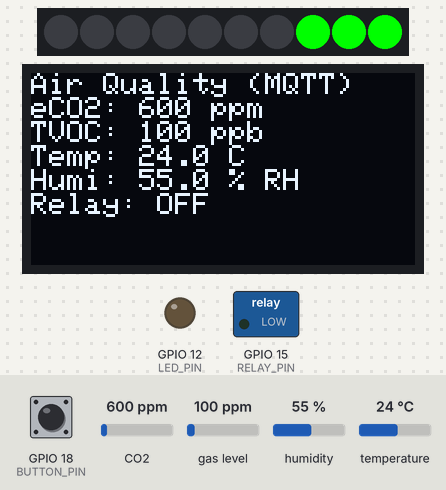
The sketch below on a simulated ESP32. Shown: 10 RGB LEDs in strip order, left to right, 128×64 one-colour display, switched loads named in the sketch (green lamp = pin HIGH), output pins drawn as LEDs (lit = HIGH). The inputs (shaded band) are chosen by the test bench; at power-on: CO2 600 ppm, GPIO 18 (BUTTON_PIN) LOW, temperature 24 °C, gas level 100 ppm, humidity 55 %. WiFi joins after 1.5 s; servers stay silent unless stated; random numbers use the default seed unless the sketch sets one; no MQTT or app messages arrive unless stated; what the sketch prints to the serial monitor is not drawn.

Above: at 2.7 s.
2.8 s: CO2 set to 753 ppm
At 3.6 s:
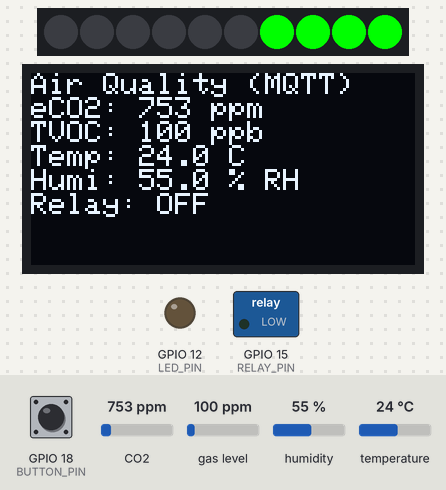
4.4 s: CO2 set to 844 ppm
At 4.9 s:
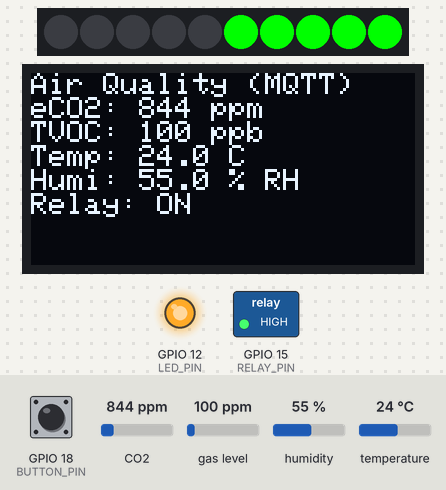
6.0 s: CO2 set to 1700 ppm
At 7.3 s:
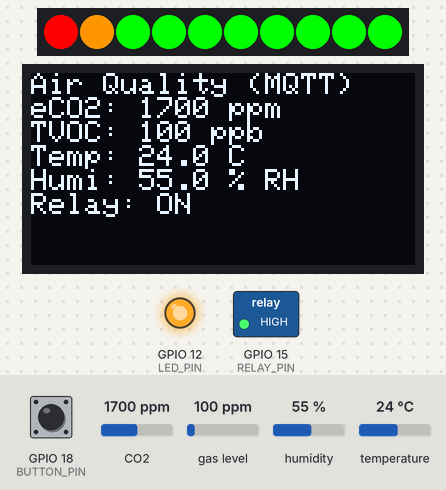
7.6 s: CO2 set to 452 ppm
At 8.9 s:
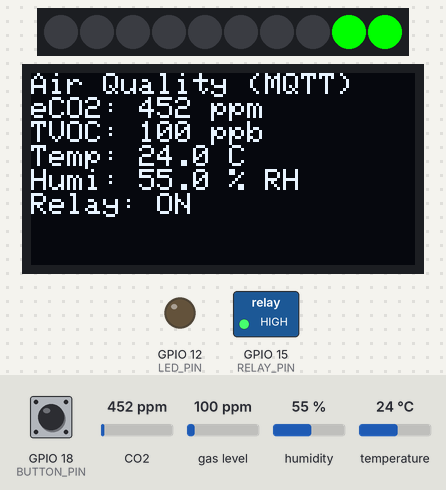
9.2 s: GPIO 18 (BUTTON_PIN) pulled HIGH for 0.25 s
At 10.6 s:
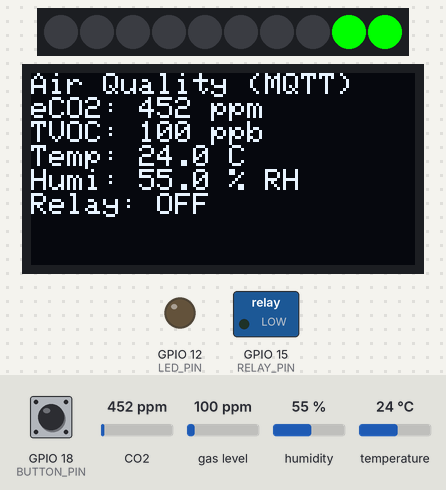
10.9 s: temperature set to 9 °C
At 12.3 s:
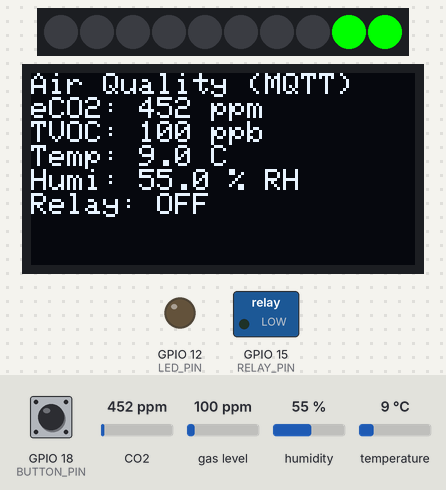
Timing chart, 0 to 13.9 s (numbered marks = the images above; inputs shaded):
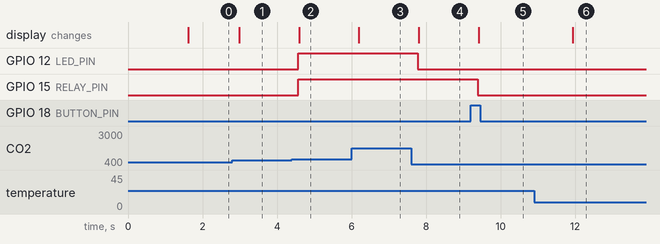

Measured:
- the behaviour switches between 800 and 801 ppm on CO2 (found by bisection; images 1 and 2)
- after the input at 2.8 s, the display: changes after 0.19 s (image 1)
- after the input at 4.4 s, GPIO 12 (LED_PIN), GPIO 15 (RELAY_PIN): LOW → HIGH after 0.16 s; the display: changes after 0.19 s (image 2)
- after the input at 6.0 s, the display: changes after 0.20 s (image 3)
- after the input at 7.6 s, GPIO 12 (LED_PIN): HIGH → LOW after 0.17 s; the display: changes after 0.20 s (image 4)
- after the input at 9.2 s, GPIO 15 (RELAY_PIN): HIGH → LOW after 0.19 s; the display: changes after 0.22 s (image 5)
- after the input at 10.9 s, the display: changes after 1.0 s (image 6)

The sketch:

co2sensor.ino
```cpp
#include <Wire.h>
#include <Adafruit_SGP30.h>
#include <Adafruit_SSD1306.h>
#include <Grove_LED_Bar.h>
#include <DHT.h>
#include <WiFi.h>
#include <PubSubClient.h> // 新增：MQTT 函式庫
#include <ArduinoJson.h>

const char* ssid = "Hima";
const char* pass = "ptis3565";

// MQTT Broker 設定 (使用免費公開 Broker 繞過區網限制)
const char* mqtt_server = "broker.emqx.io";
const int mqtt_port = 1883;
// ★ 請修改為你的專屬主題名稱，避免收到別人的測試資料
const char* mqtt_topic = "ncu/aiot/team1/air_quality";

#define SCREEN_WIDTH 128
#define SCREEN_HEIGHT 64
Adafruit_SSD1306 display(SCREEN_WIDTH, SCREEN_HEIGHT, &Wire, -1);
Grove_LED_Bar bar(16, 2, 1);
DHT dht2(27, DHT22);
Adafruit_SGP30 sgp;

WiFiClient espClient;
PubSubClient mqttClient(espClient);

#define LED_PIN 12
#define RELAY_PIN 15
#define BUTTON_PIN 18

bool relayState = false;
int lastBtnState = LOW;
uint16_t triggeredCO2 = 0;
unsigned long relayStartTime = 0;

const unsigned long MIN_RUN_TIME = 15000;
const unsigned long MAX_RUN_TIME = 180000;

unsigned long lastSendTime = 0;
const unsigned long SEND_INTERVAL = 5000; // 每 5 秒發布一次

void setRelay(bool state, uint16_t currentCO2) {
  relayState = state;
  digitalWrite(RELAY_PIN, relayState ? HIGH : LOW);

  if (relayState) {
    triggeredCO2 = currentCO2;
    relayStartTime = millis();
    Serial.printf("[Relay ON] 基準濃度: %d ppm\n", triggeredCO2);
  } else {
    Serial.println("[Relay OFF]");
  }
}

// MQTT 斷線自動重連
void reconnectMQTT() {
  while (!mqttClient.connected()) {
    Serial.print("連線 MQTT Broker 中...");
    String clientId = "ESP32_Air_" + String(random(0xffff), HEX);
    if (mqttClient.connect(clientId.c_str())) {
      Serial.println("連線成功!");
    } else {
      Serial.print("失敗，狀態碼=");
      Serial.print(mqttClient.state());
      Serial.println("，3 秒後重試");
      delay(3000);
    }
  }
}

// 打包 JSON 並 Publish 到 MQTT
void publishJsonMQTT(uint16_t eco2, uint16_t tvoc, float temp, float humi, bool relay) {
  if (!mqttClient.connected()) {
    reconnectMQTT();
  }

  StaticJsonDocument<256> doc;
  doc["eco2"] = eco2;
  doc["tvoc"] = tvoc;
  doc["temperature"] = isnan(temp) ? 0.0 : round(temp * 10) / 10.0;
  doc["humidity"] = isnan(humi) ? 0.0 : round(humi * 10) / 10.0;
  doc["relay"] = relay;

  char jsonBuffer[256];
  serializeJson(doc, jsonBuffer);

  if (mqttClient.publish(mqtt_topic, jsonBuffer)) {
    Serial.print("MQTT 發布成功: ");
    Serial.println(jsonBuffer);
  } else {
    Serial.println("MQTT 發布失敗");
  }
}

void setup() {
  Serial.begin(115200);
  pinMode(LED_PIN, OUTPUT);
  pinMode(RELAY_PIN, OUTPUT);
  pinMode(BUTTON_PIN, INPUT);

  digitalWrite(RELAY_PIN, LOW);
  digitalWrite(LED_PIN, LOW);

  Wire.begin();
  bar.begin();
  dht2.begin();

  if (!sgp.begin()) {
    Serial.println("SGP30 not found!");
    while (1);
  }

  if (!display.begin(SSD1306_SWITCHCAPVCC, 0x3C)) {
    Serial.println("SSD1306 allocation failed");
    while (1);
  }
  display.clearDisplay();

  WiFi.begin(ssid, pass);
  Serial.print("連線 Wi-Fi 中");
  while (WiFi.status() != WL_CONNECTED) {
    delay(500);
    Serial.print(".");
  }
  Serial.println("\nWi-Fi 連線成功!");

  mqttClient.setServer(mqtt_server, mqtt_port);
  reconnectMQTT();
}

void loop() {
  if (!mqttClient.connected()) {
    reconnectMQTT();
  }
  mqttClient.loop(); // 維持 MQTT 心跳連線

  int btn = digitalRead(BUTTON_PIN);
  if (btn == HIGH && lastBtnState == LOW) {
    delay(20);
    setRelay(!relayState, sgp.eCO2);
  }
  lastBtnState = btn;

  if (!sgp.IAQmeasure()) {
    Serial.println("Measurement failed");
    return;
  }

  uint16_t currentCO2 = sgp.eCO2;
  uint16_t currentTVOC = sgp.TVOC;
  float temp = dht2.readTemperature();
  float humi = dht2.readHumidity();
  unsigned long runDuration = millis() - relayStartTime;

  if (currentCO2 > 800) {
    digitalWrite(LED_PIN, HIGH);
  } else {
    digitalWrite(LED_PIN, LOW);
  }

  if (!relayState) {
    if (currentCO2 > 800) {
      setRelay(true, currentCO2);
    }
  } else {
    if (runDuration >= MIN_RUN_TIME) {
      bool droppedEnough = (currentCO2 < 800) && (currentCO2 <= (triggeredCO2 > 300 ? triggeredCO2 - 300 : 0));
      bool timeOut = (runDuration >= MAX_RUN_TIME);
      if (droppedEnough || timeOut) {
        setRelay(false, currentCO2);
      }
    }
  }

  if (currentCO2 - 200 > 1200) bar.setLevel(10);
  else bar.setLevel((currentCO2 - 200) / 120);

  display.clearDisplay();
  display.setTextSize(1);
  display.setTextColor(SSD1306_WHITE);
  display.setCursor(0, 0);
  display.println("Air Quality (MQTT)");
  display.printf("eCO2: %d ppm\n", currentCO2);
  display.printf("TVOC: %d ppb\n", currentTVOC);
  display.printf("Temp: %.1f C\n", temp);
  display.printf("Humi: %.1f %% RH\n", humi);
  display.printf("Relay: %s\n", relayState ? "ON" : "OFF");
  display.display();

  if (millis() - lastSendTime >= SEND_INTERVAL) {
    lastSendTime = millis();
    publishJsonMQTT(currentCO2, currentTVOC, temp, humi, relayState);
  }

  delay(200); // 縮短延遲讓 mqttClient.loop() 更順暢
}
```
